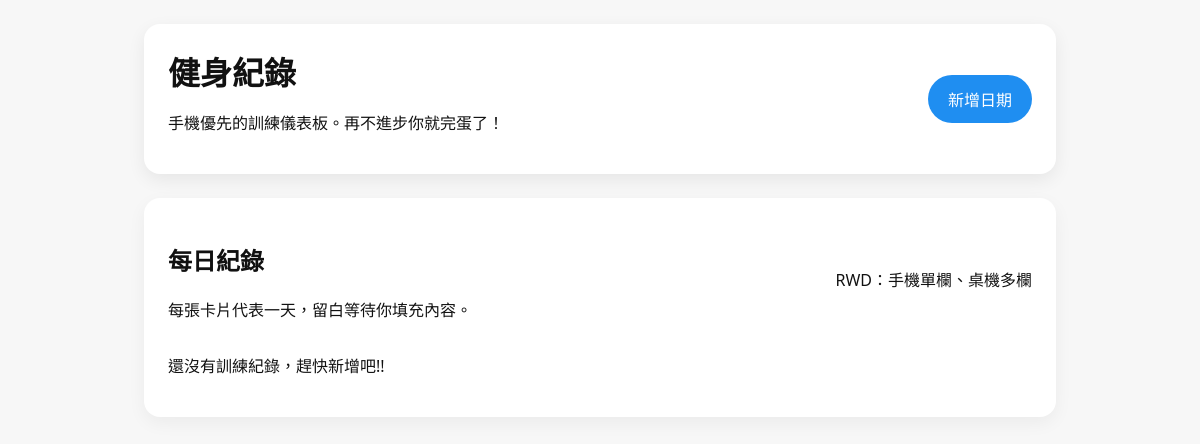
Before: / with the older database file.
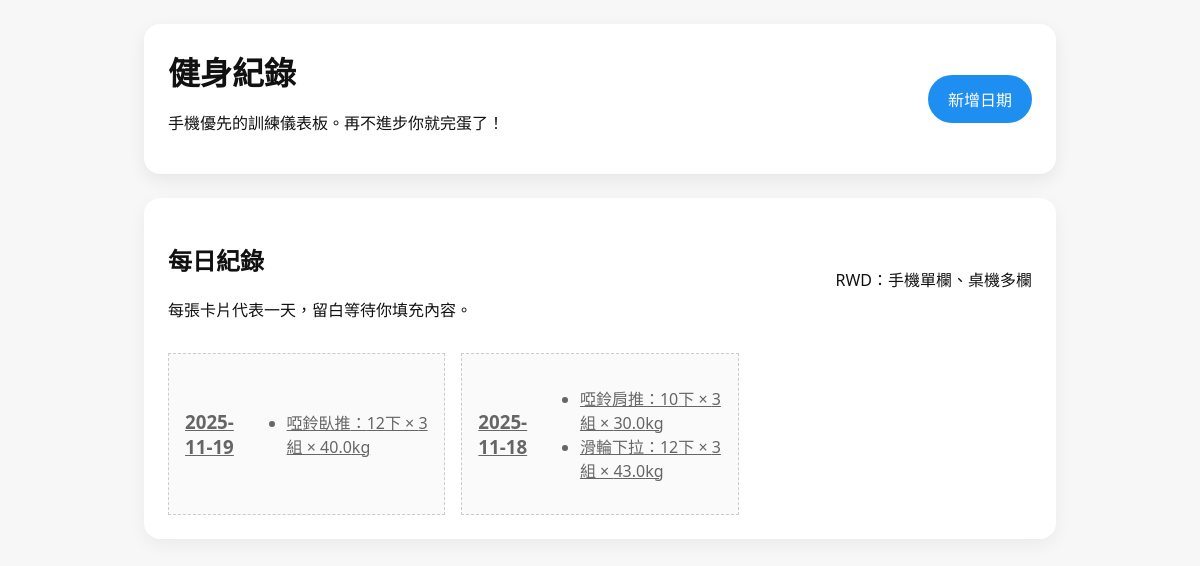
After: the same page with the newer database file.
### tables this page shows
CREATE TABLE workouts (
            id INTEGER PRIMARY KEY AUTOINCREMENT,
            date TEXT NOT NULL,
            exercise_id INTEGER NOT NULL,
            sets INTEGER NOT NULL,
            reps INTEGER NOT NULL,
            weight REAL NOT NULL,
            FOREIGN KEY (exercise_id) REFERENCES exercises(id)
        );

CREATE TABLE exercises (
            id INTEGER PRIMARY KEY AUTOINCREMENT,
            name TEXT NOT NULL,
            category_id INTEGER NOT NULL,
            FOREIGN KEY (category_id) REFERENCES categories(id)
        );

### fitness_app/app.py (the view)
@app.route('/')
def index():
    conn = sqlite3.connect('fitness_app.db')
    cursor = conn.cursor()
    cursor.execute('''
        SELECT workouts.date, exercises.name, workouts.sets, workouts.reps, workouts.weight
        FROM workouts
        JOIN exercises ON workouts.exercise_id = exercises.id
        ORDER BY workouts.date DESC
    ''')
    rows = cursor.fetchall()
    workout_by_date = {}
    for row in rows:
        date = row[0]
        if date not in workout_by_date:
            workout_by_date[date] = []
        workout_by_date[date].append({
            'name' : row[1],
            'sets' : row[2],
            'reps' : row[3],
            'weight' : row[4],
        })
    conn.close()
    return render_template('index.html', workout_by_date=workout_by_date)

### fitness_app/templates/index.html (shortened to what this page needs)
<!DOCTYPE html>
<html lang="zh-TW">
<head>
    <link rel="stylesheet" href="{{ url_for('static', filename='css/main.css') }}">
</head>
<body>
    <div class="container">
        <header class="hero">
            <div class="hero-title">
                <h1>健身紀錄</h1>
                <p>手機優先的訓練儀表板。再不進步你就完蛋了！</p>
            </div>
            <div class="hero-action">
                <button type="button">新增日期</button>
            </div>
        </header>
        <main>
            <section class="section-card daily-records">
                <div class="section-header">
                    <div>
                        <h2>每日紀錄</h2>
                        <p>每張卡片代表一天，留白等待你填充內容。</p>
                    </div>
                    <span>RWD：手機單欄、桌機多欄</span>
                </div>
                {% if workout_by_date %}
                <div class="cards">
                    {% for date, workouts in workout_by_date.items() %}
                    <a href="/workout/{{ date }}" class="card">
                        <h3>{{ date }}</h3>
                        <ul>
                            {% for workout in workouts %}
                            <li>
                                {{ workout.name }}：{{ workout.reps }}下 × {{ workout.sets }}組 × {{ workout.weight }}kg
                            </li>
                            {% endfor %}
                        </ul>
                    </a>
                    {% endfor %}
                </div>
                {% else %}
                    <p>還沒有訓練紀錄，趕快新增吧!!</p>
                {% endif %}
            </section>
        </main>
    </div>
</body>
</html>

### fitness_app/static/css/main.css (style rules this page uses)
:root { font-family: "Noto Sans TC", system-ui, -apple-system, BlinkMacSystemFont, "Segoe UI", sans-serif; color: #111; background-color: #f7f7f7; }
body { margin: 0; }
.container { width: 100%; max-width: 960px; margin: 0 auto; padding: 1.5rem; box-sizing: border-box; }
.hero { display: flex; flex-wrap: wrap; align-items: center; justify-content: space-between; gap: 1rem; padding: 1.5rem; background: #fff; border-radius: 16px; box-shadow: 0 6px 18px rgba(0, 0, 0, 0.07); }
.hero h1 { margin: 0 0 0.25rem; }
.hero-action button { padding: 0.75rem 1.25rem; border: none; border-radius: 999px; background: #1f8ef1; color: #fff; font-size: 1rem; cursor: pointer; }
main { margin-top: 1.5rem; display: flex; flex-direction: column; gap: 1.5rem; }
.section-card { background: #fff; border-radius: 16px; padding: 1.5rem; box-shadow: 0 6px 18px rgba(0, 0, 0, 0.05); }
.section-header { display: flex; flex-wrap: wrap; align-items: center; justify-content: space-between; gap: 0.75rem; margin-bottom: 1rem; }
.cards { display: grid; grid-template-columns: 1fr; gap: 1rem; }
.card { border: 1px dashed #ccc; padding: 1rem; min-height: 120px; display: flex; align-items: center; justify-content: center; color: #666; background: #fafafa; }
@media (min-width: 768px) { .cards { grid-template-columns: repeat(2, 1fr); } }
@media (min-width: 1024px) { .cards { grid-template-columns: repeat(3, 1fr); } }

Changed rows visible on the page:
added workouts: date "2025-11-19", name "啞鈴臥推", reps "12", sets "3", weight "40.0"
added workouts: date "2025-11-18", name "啞鈴肩推", reps "10", sets "3", weight "30.0"
added workouts: name "滑輪下拉", reps "12", sets "3", weight "43.0", shown under "2025-11-18"
Other visible differences:
text no longer shown: "還沒有訓練紀錄，趕快新增吧!!"
